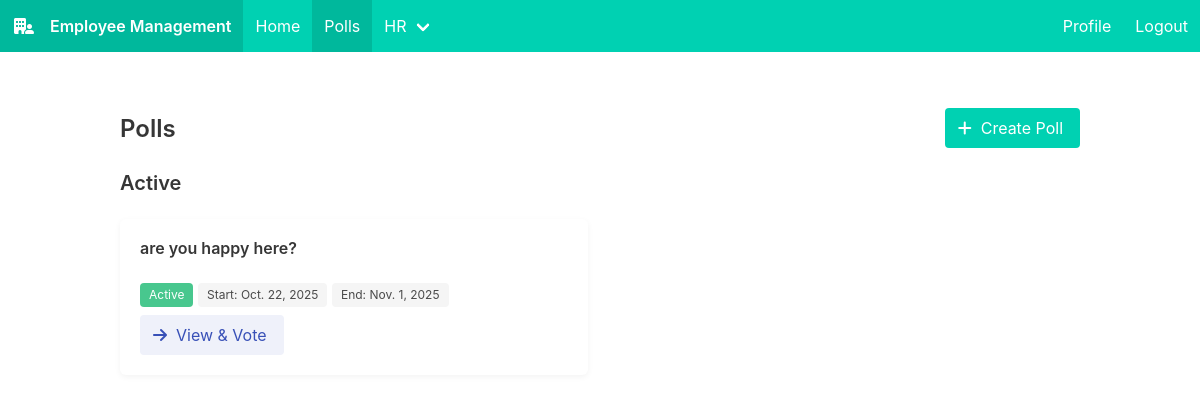
The page /polls/ (signed in) on the database its author committed.
### poll/models.py (models this page shows, shortened)
class Question(models.Model):
    title = models.TextField(null=False)
    is_active = models.BooleanField(default=False)
    start_date = models.DateField(null=True, blank=True)
    end_date = models.DateField(null=True, blank=True)
    create_user = models.ForeignKey(User, on_delete=models.CASCADE)
    create_ts = models.DateTimeField(auto_now_add=True)
    mod_ts = models.DateField(auto_now=True)

### poll/views.py (the view)
# urls.py: path('', views.poll_list, name='poll_list'),
def poll_list(request):
    questions = Question.objects.order_by("-create_ts")
    active_questions = [q for q in questions if _is_active(q)]
    inactive_questions = [q for q in questions if not _is_active(q)]
    return render(
        request,
        "poll/poll_list.html",
        {"active_questions": active_questions, "inactive_questions": inactive_questions},
    )

### poll/views.py (called while the page is built)
def _is_active(question: Question) -> bool:
    today = date.today()
    if not question.is_active:
        return False
    if question.start_date and today < question.start_date:
        return False
    if question.end_date and today > question.end_date:
        return False
    return True

### templates/poll/poll_list.html (shortened to what this page needs)
{% extends "base.html" %}
{% block content %}
<div class="level">
  <div class="level-left">
    <h1 class="title is-4">Polls</h1>
  </div>
  <div class="level-right">
    {% if request.user.is_staff %}
      <a class="button is-primary" href="{% url 'poll_create' %}">
        <span class="icon"><i class="fa-solid fa-plus"></i></span>
        <span>Create Poll</span>
      </a>
    {% endif %}
  </div>
</div>
{% if active_questions %}
  <h2 class="title is-5">Active</h2>
  <div class="columns is-multiline">
    {% for q in active_questions %}
      <div class="column is-6">
        <div class="box">
          <h3 class="title is-6">{{ q.title }}</h3>
          <p class="mb-2">
            <span class="tag is-success">Active</span>
            {% if q.start_date %}<span class="tag is-light">Start: {{ q.start_date }}</span>{% endif %}
            {% if q.end_date %}<span class="tag is-light">End: {{ q.end_date }}</span>{% endif %}
          </p>
          <a class="button is-link is-light" href="{% url 'poll_detail' q.pk %}">
            <span class="icon"><i class="fa-solid fa-arrow-right"></i></span>
            <span>View & Vote</span>
          </a>
        </div>
      </div>
    {% endfor %}
  </div>
{% else %}
  <p class="notification is-info">No active polls at the moment.</p>
{% endif %}
{% endblock %}

### static/css/app.css (style rules this page uses)
html, body { height: 100%; }
.box { box-shadow: 0 2px 6px rgba(10, 10, 10, 0.05); }
.mb-2 { margin-bottom: 0.5rem; }

### rows shown on the page
Question: title "are you happy here?", start_date "Oct. 22, 2025", end_date "Nov. 1, 2025"
